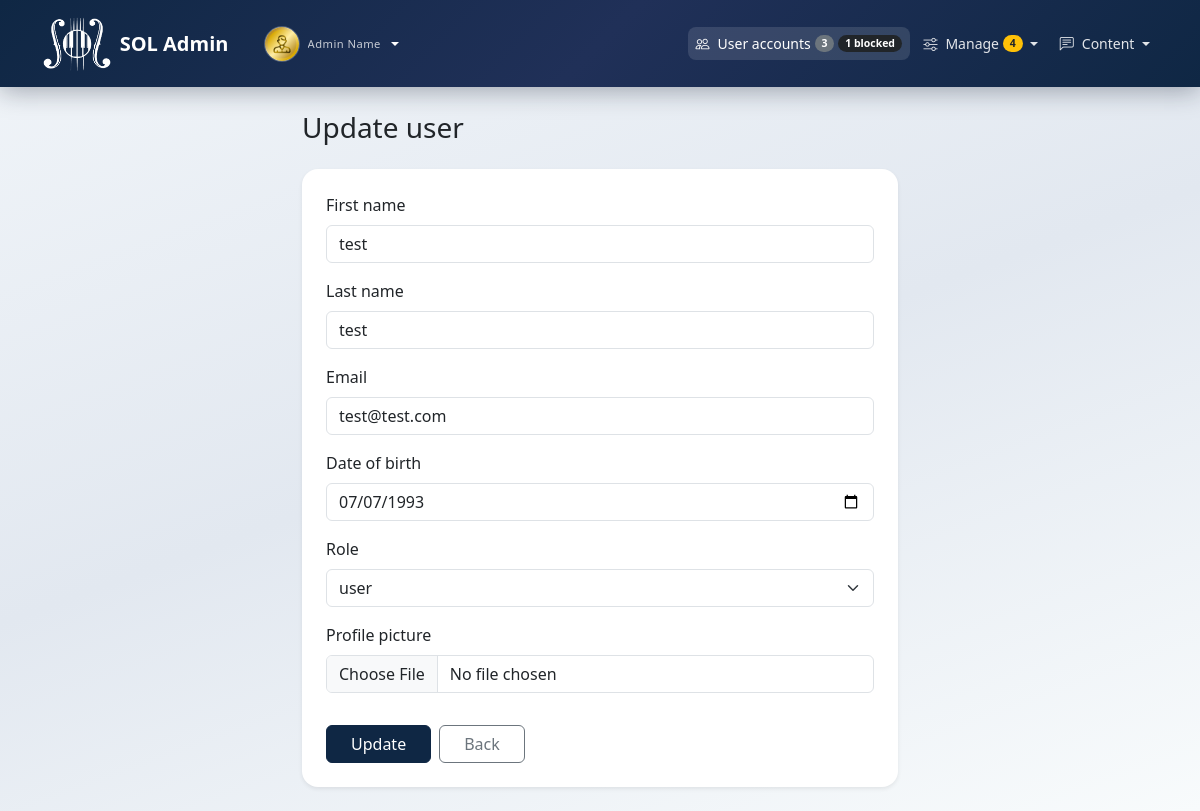
/admin/user_edit.php?id=3 (signed in), run on the app's committed database.
### tables this page shows
CREATE TABLE IF NOT EXISTS `users` (
  `id` int(11) NOT NULL AUTO_INCREMENT,
  `first_name` varchar(255) NOT NULL,
  `last_name` varchar(255) NOT NULL,
  `pass` varchar(255) NOT NULL,
  `email` varchar(255) NOT NULL,
  `dob` date DEFAULT NULL,
  `picture` varchar(255) DEFAULT 'avatar.png',
  `status` varchar(10) NOT NULL DEFAULT 'user',
  `account_blocked` tinyint(1) NOT NULL DEFAULT 0,
  PRIMARY KEY (`id`),
  UNIQUE KEY `uk_users_email` (`email`)
);

### includes/app.php (called while the page is built, shortened)
<?php
require_once SOL_ROOT . "/db_connect.php";
function sol_base(): string
{
    static $base = null;
    if ($base !== null) {
        return $base;
    }
    $rootReal = realpath(SOL_ROOT);
    $dir = realpath(dirname($_SERVER["SCRIPT_FILENAME"]));
    $base = "";
    while ($dir !== $rootReal && str_starts_with($dir, $rootReal)) {
        $base .= "../";
        $parent = dirname($dir);
        $dir = $parent;
    }
    return $base;
}
function sol_url(string $path): string
{
    return sol_base() . ltrim($path, "/");
}
function sol_ensure_session_carts(mysqli $db): void
{
    $rentNotesMax = sol_rent_delivery_notes_max_len($db);
    if (!isset($_SESSION["cart"]) || isset($_SESSION["_cart_migrated"])) {
        return;
    }
}
function sol_admin_nav_counts(mysqli $db): array
{
    $out = [
        "pending_rentals" => 0,
        "unread_messages" => 0,
        "pending_orders" => 0,
        "blocked_users" => 0,
        "users_total" => 0,
        "products" => 0,
        "suppliers" => 0,
        "instruments_active" => 0,
        "instruments_inactive" => 0,
        "categories" => 0,
        "faq_entries" => 0,
    ];
    $scalar = static function (mysqli $mysqli, string $sql): int {
        $r = $mysqli->query($sql);
        if ($r && ($row = $r->fetch_assoc())) {
            return (int)($row["c"] ?? 0);
        }
        return 0;
    };
    $out["users_total"] = $scalar($db, "SELECT COUNT(*) AS c FROM users");
    if (sol_db_column_exists($db, "users", "account_blocked")) {
        $out["blocked_users"] = $scalar(
            $db,
            "SELECT COUNT(*) AS c FROM users WHERE COALESCE(account_blocked,0) = 1 AND LOWER(TRIM(COALESCE(status,''))) <> 'adm'"
        );
    }
    if (sol_db_table_exists($db, "rental_requests")) {
        $out["pending_rentals"] = $scalar($db, "SELECT COUNT(*) AS c FROM rental_requests WHERE status = 'pending'");
    }
    if (sol_db_table_exists($db, "contact_messages")) {
        $out["unread_messages"] = $scalar($db, "SELECT COUNT(*) AS c FROM contact_messages WHERE is_read = 0");
    }
    if (sol_db_table_exists($db, "orders")) {
        $out["pending_orders"] = $scalar($db, "SELECT COUNT(*) AS c FROM orders WHERE status = 'pending'");
    }
    if (sol_db_table_exists($db, "products")) {
        $out["products"] = $scalar($db, "SELECT COUNT(*) AS c FROM products");
    }
    if (sol_db_table_exists($db, "suppliers")) {
        $out["suppliers"] = $scalar($db, "SELECT COUNT(*) AS c FROM suppliers");
    }
    if (sol_db_table_exists($db, "instruments")) {
        $out["instruments_active"] = $scalar($db, "SELECT COUNT(*) AS c FROM instruments WHERE is_active = 1");
        $out["instruments_inactive"] = $scalar($db, "SELECT COUNT(*) AS c FROM instruments WHERE is_active = 0");
    }
    if (sol_db_table_exists($db, "categories")) {
        $out["categories"] = $scalar($db, "SELECT COUNT(*) AS c FROM categories");
    }
    if (sol_db_table_exists($db, "faq")) {
        $out["faq_entries"] = $scalar($db, "SELECT COUNT(*) AS c FROM faq");
    }
    return $out;
}
function sol_current_uid(): int
{
    if (isset($_SESSION["uid"])) {
        return (int)$_SESSION["uid"];
    }
    return 0;
}
function sol_db_table_exists(mysqli $db, string $table): bool
{
    static $cache = [];
    $st = $db->prepare(
        "SELECT 1 FROM INFORMATION_SCHEMA.TABLES WHERE TABLE_SCHEMA = DATABASE() AND TABLE_NAME = ? LIMIT 1"
    );
    $st->bind_param("s", $table);
    $st->execute();
    $cache[$table] = $st->get_result()->num_rows > 0;
    return $cache[$table];
}
function sol_db_column_exists(mysqli $db, string $table, string $column): bool
{
    static $cache = [];
    $key = $table . "." . $column;
    if (array_key_exists($key, $cache)) {
        return $cache[$key];
    }
    $st = $db->prepare(
        "SELECT 1 FROM INFORMATION_SCHEMA.COLUMNS
         WHERE TABLE_SCHEMA = DATABASE() AND TABLE_NAME = ? AND COLUMN_NAME = ? LIMIT 1"
    );
    $st->bind_param("ss", $table, $column);
    $st->execute();
    $cache[$key] = $st->get_result()->num_rows > 0;
    return $cache[$key];
}
sol_ensure_session_carts($connect);

### includes/intl_address.php (called while the page is built, shortened)
<?php
function sol_rent_delivery_notes_max_len(mysqli $db): int
{
    if (!sol_db_column_exists($db, "rental_requests", "delivery_notes")) {
        return 500;
    }
    $st = $db->prepare(
        "SELECT CHARACTER_MAXIMUM_LENGTH AS m, DATA_TYPE AS t FROM INFORMATION_SCHEMA.COLUMNS
         WHERE TABLE_SCHEMA = DATABASE() AND TABLE_NAME = 'rental_requests' AND COLUMN_NAME = 'delivery_notes' LIMIT 1"
    );
    $st->execute();
    $row = $st->get_result()->fetch_assoc();
    $m = isset($row["m"]) ? (int)$row["m"] : 0;
    if ($m > 0) {
        return min($m, 8000);
    }
    return 500;
}

### admin/user_edit.php (the view, shortened to what this page needs)
<?php
require_once dirname(__DIR__) . "/includes/app.php";
$id = (int)$_GET["id"];
$hasDobColumn = false;
$colResult = $connect->query("SHOW COLUMNS FROM users LIKE 'dob'");
if ($colResult && $colResult->num_rows === 1) {
    $hasDobColumn = true;
}
$sql = "SELECT id, first_name, last_name, email, picture, status" . ($hasDobColumn ? ", dob" : "") . " FROM users WHERE id = $id LIMIT 1";
$result = $connect->query($sql);
$row = $result->fetch_assoc();
$role = $row["status"];
$nav_role = "admin";
$active_nav = "users_admin";
require_once dirname(__DIR__) . "/includes/layout_top.php";
?>
<div class="container py-4" style="max-width: 620px;">
    <h1 class="h3 mb-4">Update user</h1>
    <form method="post" enctype="multipart/form-data" autocomplete="off" class="card border-0 shadow-sm sol-card-shell p-4">
        <div class="mb-3">
            <label for="fname" class="form-label">First name</label>
            <input type="text" class="form-control" id="fname" name="fname" value="<?= htmlspecialchars((string)$row["first_name"], ENT_QUOTES, "UTF-8") ?>">
        </div>
        <div class="mb-3">
            <label for="lname" class="form-label">Last name</label>
            <input type="text" class="form-control" id="lname" name="lname" value="<?= htmlspecialchars((string)$row["last_name"], ENT_QUOTES, "UTF-8") ?>">
        </div>
        <div class="mb-3">
            <label for="email" class="form-label">Email</label>
            <input type="email" class="form-control" id="email" name="email" value="<?= htmlspecialchars((string)$row["email"], ENT_QUOTES, "UTF-8") ?>">
        </div>
        <?php if ($hasDobColumn): ?>
            <div class="mb-3">
                <label for="dob" class="form-label">Date of birth</label>
                <input type="date" class="form-control" id="dob" name="dob" value="<?= htmlspecialchars((string)($row["dob"] ?? ""), ENT_QUOTES, "UTF-8") ?>">
            </div>
        <?php endif; ?>
        <div class="mb-3">
            <label for="role" class="form-label">Role</label>
            <select class="form-select" id="role" name="role">
                <option value="user" <?= ($role === "user") ? "selected" : "" ?>>user</option>
            </select>
        </div>
        <div class="mb-4">
            <label for="picture" class="form-label">Profile picture</label>
            <input type="file" class="form-control" id="picture" name="picture">
        </div>
        <div class="d-flex flex-wrap gap-2 mt-2">
            <button type="submit" name="update" class="btn btn-primary px-4">Update</button>
            <a href="<?= htmlspecialchars(sol_url("admin/users_admin.php"), ENT_QUOTES, "UTF-8") ?>" class="btn btn-outline-secondary px-4">Back</a>
        </div>
    </form>
</div>
<?php require_once dirname(__DIR__) . "/includes/layout_bottom.php";

### includes/partials/navbar.php (shortened to what this page needs)
<?php
$homeUrl = sol_url("index.php");
$isGuest = $nav_role === "guest";
$isAuth = $nav_role === "auth";
$isUser = $nav_role === "user";
$isAdmin = $nav_role === "admin";
$brandHref = $isAdmin ? sol_url("admin/dashboard.php") : ($isGuest ? $homeUrl : sol_url("account/home.php"));
$brandLabel = $isAdmin ? "SOL Admin" : "SOL";
$collapseId = "solNavCollapse";
if ($isAdmin) {
    $adminManageAttention = (int)$adminNavCounts["pending_rentals"] + (int)$adminNavCounts["pending_orders"];
}
?>
<nav class="navbar navbar-expand-lg sol-navbar py-3" data-bs-theme="dark">
    <div class="container" style="max-width: 1140px;">
        <?php if ($isGuest || $isAuth): ?>
        <a class="navbar-brand d-flex align-items-center gap-2 gap-md-3 text-white text-decoration-none mb-0" href="<?= htmlspecialchars($brandHref, ENT_QUOTES, "UTF-8") ?>">
            <img src="<?= htmlspecialchars(sol_url("info/sol-logo.png"), ENT_QUOTES, "UTF-8") ?>" alt="SOL" class="sol-navbar-logo flex-shrink-0">
            <span class="d-flex flex-column lh-1">
                <span class="fw-semibold"><?= htmlspecialchars($brandLabel, ENT_QUOTES, "UTF-8") ?></span>
            </span>
        </a>
        <?php else: ?>
        <div class="d-flex align-items-center gap-2 gap-md-3 me-2 me-lg-3 flex-shrink-1 min-w-0 sol-navbar-brand-cluster">
            <a class="navbar-brand d-flex align-items-center gap-2 text-white text-decoration-none mb-0 py-0" href="<?= htmlspecialchars($brandHref, ENT_QUOTES, "UTF-8") ?>">
                <img src="<?= htmlspecialchars(sol_url("info/sol-logo.png"), ENT_QUOTES, "UTF-8") ?>" alt="SOL" class="sol-navbar-logo flex-shrink-0">
                <span class="fw-semibold d-none d-sm-inline"><?= htmlspecialchars($brandLabel, ENT_QUOTES, "UTF-8") ?></span>
            </a>
            <div class="dropdown">
                <a class="sol-navbar-user-toggle d-flex align-items-center gap-2 text-white text-decoration-none dropdown-toggle <?= ($isUser && $active_nav === "profile") ? "active" : "" ?>"
                   href="#" id="solNavbarUserMenu" role="button" data-bs-toggle="dropdown" data-bs-auto-close="true" aria-expanded="false" aria-label="Account menu">
                    <img src="<?= htmlspecialchars(sol_url("pictures/" . $userPictureNav), ENT_QUOTES, "UTF-8") ?>"
                         width="36" height="36" alt=""
                         class="rounded-circle border border-light border-opacity-25 object-fit-cover flex-shrink-0">
                    <span class="d-flex flex-column lh-1 text-start min-w-0 d-none d-sm-flex">
                        <span class="sol-brand-sub text-truncate" style="max-width: 9.5rem"><?= htmlspecialchars($displayNameNav, ENT_QUOTES, "UTF-8") ?></span>
                    </span>
                </a>
            </div>
        </div>
        <?php endif; ?>
        <div class="collapse navbar-collapse" id="<?= $collapseId ?>">
            <ul class="navbar-nav ms-auto align-items-lg-center sol-nav-toolbar flex-wrap mt-3 mt-lg-0">
                <?php if ($isGuest): ?>
                    <li class="nav-item dropdown">
                        <a class="nav-link nav-link-custom dropdown-toggle <?= ($active_nav === "faq" || $active_nav === "contact") ? "active" : "" ?>" href="#" role="button" data-bs-toggle="dropdown"><i class="bi bi-life-preserver me-1"></i> Help</a>
                        <ul class="dropdown-menu dropdown-menu-dark dropdown-menu-end">
                            <li><a class="dropdown-item" href="<?= htmlspecialchars(sol_url("faq.php"), ENT_QUOTES, "UTF-8") ?>">FAQ</a></li>
                            <li><a class="dropdown-item" href="<?= htmlspecialchars(sol_url("contact.php"), ENT_QUOTES, "UTF-8") ?>">Contact</a></li>
                        </ul>
                    </li>
                    <li class="nav-item ms-lg-2"><a class="btn btn-light btn-sm rounded-pill px-3" href="<?= htmlspecialchars(sol_url("register.php"), ENT_QUOTES, "UTF-8") ?>"><i class="bi bi-person-plus me-1"></i> Register</a></li>
                    <li class="nav-item ms-lg-1"><a class="btn btn-outline-light btn-sm rounded-pill px-3" href="<?= htmlspecialchars(sol_url("login.php"), ENT_QUOTES, "UTF-8") ?>"><i class="bi bi-box-arrow-in-right me-1"></i> Log in</a></li>
                <?php elseif ($isAdmin): ?>
                    <li class="nav-item">
                        <a class="nav-link nav-link-custom d-flex align-items-center flex-wrap gap-1 <?= $active_nav === "users_admin" ? "active" : "" ?>" href="<?= htmlspecialchars(sol_url("admin/users_admin.php"), ENT_QUOTES, "UTF-8") ?>"><i class="bi bi-people me-1"></i><span>User accounts</span><span class="badge bg-secondary rounded-pill"><?= (int)$adminNavCounts["users_total"] ?></span><?php if ((int)$adminNavCounts["blocked_users"] > 0): ?><span class="badge bg-dark rounded-pill" title="Suspended accounts"><?= (int)$adminNavCounts["blocked_users"] ?> blocked</span><?php endif; ?></a>
                    </li>
                    <li class="nav-item dropdown">
                        <a class="nav-link nav-link-custom dropdown-toggle d-inline-flex align-items-center flex-wrap gap-1 <?= $active_nav === "rentals_admin" || $active_nav === "shop_orders_admin" || $active_nav === "instruments_admin" || $active_nav === "categories_admin" || str_starts_with($active_nav, "admin_catalog") ? "active" : "" ?>" href="#" role="button" data-bs-toggle="dropdown"><i class="bi bi-sliders me-1"></i> Manage<?php if ($adminManageAttention > 0): ?><span class="badge bg-warning text-dark rounded-pill"><?= (int)$adminManageAttention ?></span><?php endif; ?></a>
                    </li>
                    <li class="nav-item dropdown">
                        <a class="nav-link nav-link-custom dropdown-toggle d-inline-flex align-items-center flex-wrap gap-1 <?= $active_nav === "faq_admin" || $active_nav === "contact_messages" ? "active" : "" ?>" href="#" role="button" data-bs-toggle="dropdown"><i class="bi bi-chat-left-text me-1"></i> Content</a>
                    </li>
                <?php endif; ?>
            </ul>
        </div>
    </div>
</nav>

### assets/css/main.css (style rules this page uses)
:root { --sol-nav-bg: linear-gradient(135deg, #0f2744 0%, #203058 50%, #0f2744 100%); --sol-card-border: rgba(15, 23, 42, 0.08); --sol-page-bg: linear-gradient(160deg, #f1f5f9 0%, #e2e8f0 50%, #f8fbfc 100%); --sol-navy: #0f2744; --sol-navy-hover: #16365c; --sol-navy-active: #0a1a2e; --sol-swal-cancel: #64748b; --bs-primary: var(--sol-navy); --bs-primary-rgb: 15, 39, 68; --bs-link-color: var(--sol-navy); --bs-link-hover-color: var(--sol-navy-active); --bs-focus-ring-color: rgba(15, 39, 68, 0.28); }
.btn-primary { --bs-btn-color: #fff; --bs-btn-bg: var(--sol-navy); --bs-btn-border-color: var(--sol-navy); --bs-btn-hover-color: #fff; --bs-btn-hover-bg: var(--sol-navy-hover); --bs-btn-hover-border-color: var(--sol-navy-hover); --bs-btn-active-color: #fff; --bs-btn-active-bg: var(--sol-navy-active); --bs-btn-active-border-color: var(--sol-navy-active); --bs-btn-disabled-color: #fff; --bs-btn-disabled-bg: var(--sol-navy); --bs-btn-disabled-border-color: var(--sol-navy); }
body.sol-body { background: var(--sol-page-bg); min-height: 100vh; }
.sol-navbar { background: var(--sol-nav-bg); box-shadow: 0 4px 24px rgba(15, 23, 42, 0.35); }
.sol-navbar .nav-link-custom { color: rgba(255, 255, 255, 0.88) !important; border-radius: 0.5rem; padding: 0.4rem 0.85rem; font-weight: 500; font-size: 0.9rem; transition: background 0.15s, color 0.15s; }
.sol-navbar .nav-link-custom:hover, .sol-navbar .nav-link-custom.active { background: rgba(255, 255, 255, 0.12); color: #fff !important; }
.sol-navbar .sol-nav-toolbar { gap: 0.15rem; }
@media (min-width: 992px) { .sol-navbar .sol-nav-toolbar { gap: 0.35rem; } }
@media (min-width: 992px) { .sol-navbar .nav-link-custom { padding: 0.35rem 0.55rem; font-size: 0.875rem; } }
.sol-brand-sub { font-size: 0.7rem; opacity: 0.75; letter-spacing: 0.04em; }
.sol-navbar-logo { height: 55px; width: auto; max-width: min(140px, 38vw); object-fit: contain; object-position: left center; }
.sol-navbar-brand-cluster { min-width: 0; }
.sol-navbar-user-toggle { border-radius: 0.5rem; padding: 0.2rem 0.35rem 0.2rem 0.2rem; border: 0; align-items: center !important; }
.sol-navbar-user-toggle::after { margin-inline-start: 0.15rem; margin-top: 0; vertical-align: middle; }
.sol-card-shell { border: 1px solid var(--sol-card-border); border-radius: 1rem; }

### data on the page
users: picture (picture), displayNameNav "Admin Name"
users: fname "test", lname "test", email "test@test.com", dob "07/07/1993", role "user"

### other printed values
$brandLabel "SOL Admin"
$adminNavCounts["users_total"] "3"
$adminNavCounts["blocked_users"] "1"
$adminManageAttention "4"
